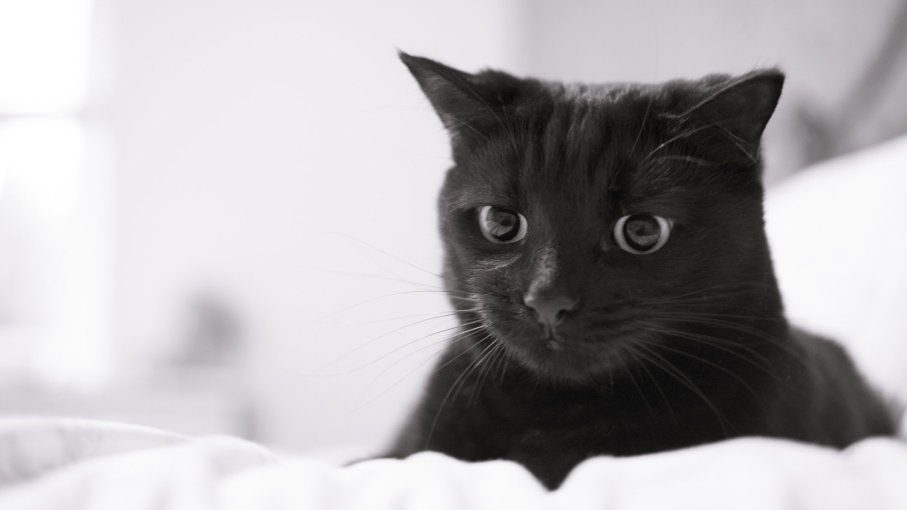
#> input picture 96131125_HW01/Images/Pepper.jpg, 907 x 510 px, found by its file name
$ python problem-5.py
#> lines starting #> are read from the running program, lines starting #| are printed output that depends on the picture
import numpy as np
import cv2 as cv
import matplotlib.pyplot as plt
from skimage.util import random_noise

# path of images
img_path = '.\\Images\\Pepper.jpg'

# read image form file
img = cv.imread(filename=img_path, flags=cv.IMREAD_GRAYSCALE)
#> img: shape (510, 907); min 5, max 255, mean 173.4

# different standard deviations
powers = [0.03, 0.06, 0.1, 0.2, 0.3, 0.4, 0.5, 0.7]

# histograms
hists = []

# display image
fig = plt.figure(figsize=(10,10))
ax = plt.subplot(3, 3, 1)
ax.set_title("Input Image")
plt.imshow(img, cmap='gray')
plt.gca().axes.get_xaxis().set_visible(False)
plt.gca().axes.get_yaxis().set_visible(False)
# histogram
hists.append(cv.calcHist([img], [0], None, [256], [0, 256]))

for idx, power in enumerate(powers):
    # add salt and pepper noise
    new_img = random_noise(image=img, mode='s&p', amount =power)
    new_img = np.uint8(new_img * 255)
    ax = plt.subplot(3, 3, idx+2)
    ax.set_title("Power ({})".format(powers[idx]))
    plt.imshow(new_img, cmap='gray')
    plt.gca().axes.get_xaxis().set_visible(False)
    plt.gca().axes.get_yaxis().set_visible(False)
    # histogram
    #print(new_img)
    hists.append(cv.calcHist([new_img], [0], None, [256], [0, 256]))
    cv.imwrite('.\\noisy_images\\sp-{}.jpg'.format(idx), new_img)
#> this loop made 8 passes
#> pass 1, `new_img = random_noise(image=img, mode='s&p', amount =power)`:
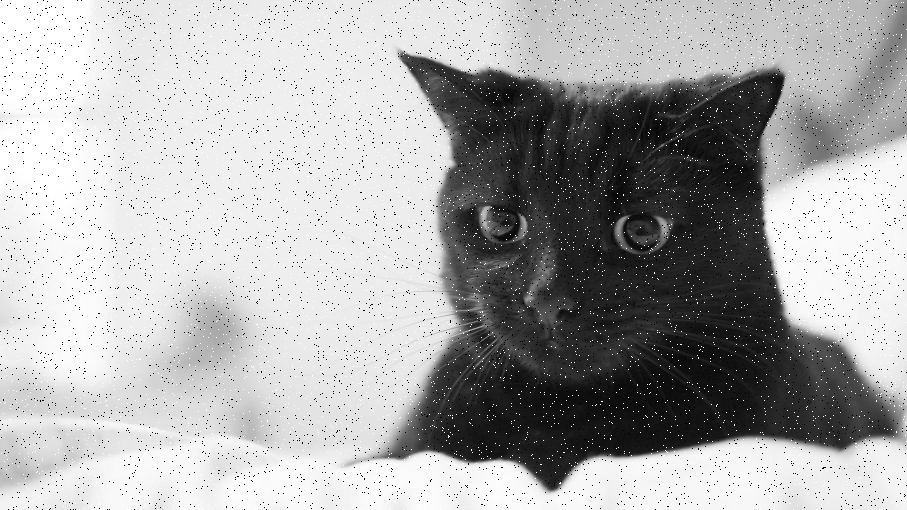
#> new_img: shape (510, 907) float64; min 0, max 1, mean 0.675
#> pass 2, `new_img = random_noise(image=img, mode='s&p', amount =power)`:
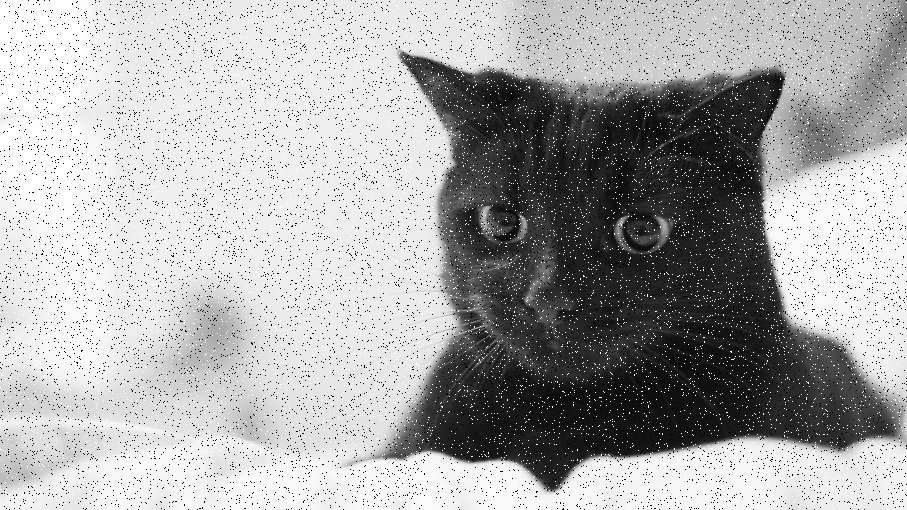
#> new_img: shape (510, 907) float64; min 0, max 1, mean 0.669
#> after the loop, hists = 9 items


# plot histograms
fig = plt.figure(figsize=(10, 10))
for idx, hist in enumerate(hists):
    ax = plt.subplot(3, 3, idx + 1)
    if idx != 0:
        ax.set_title("Power ({})".format(powers[idx-1]))
    else:
        ax.set_title("Input")
    plt.plot(hist)
#> this loop made 9 passes
    #plt.gca().axes.get_xaxis().set_visible(False)
    #plt.gca().axes.get_yaxis().set_visible(False)

plt.show()
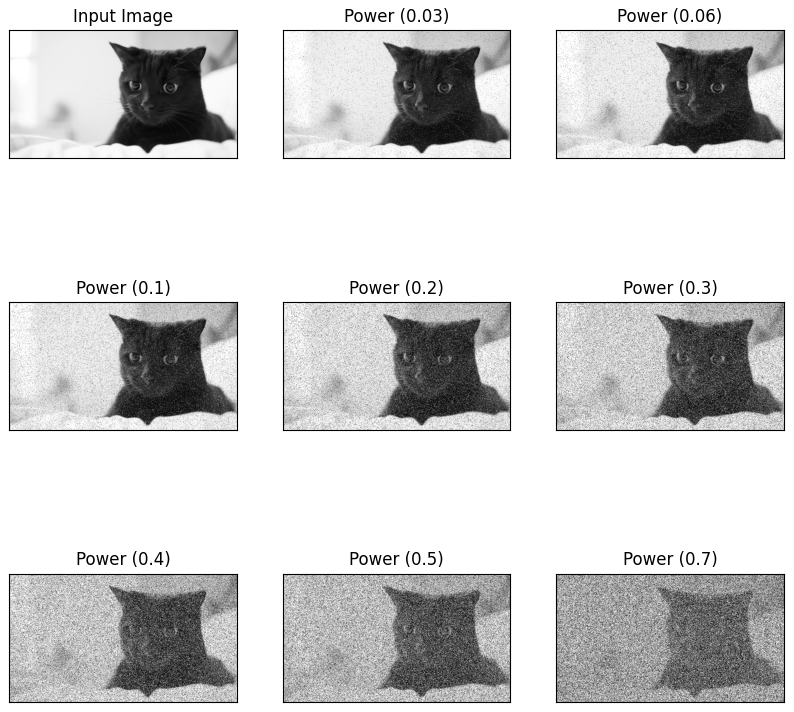
#> figure drawn by matplotlib, 9 panels
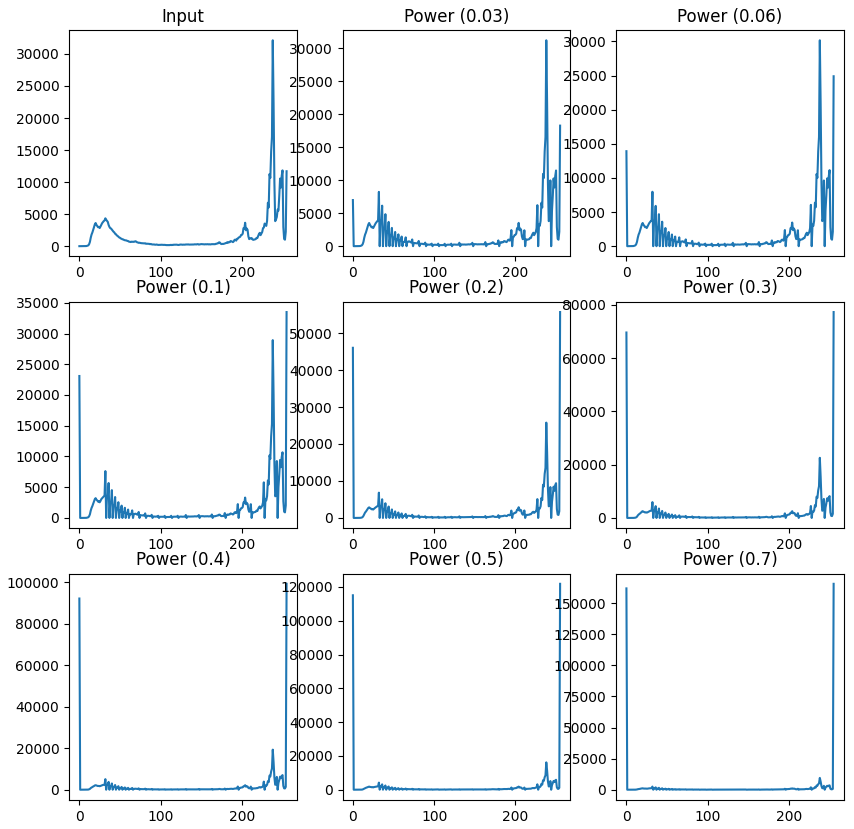
#> figure drawn by matplotlib, 9 panels; panel 1: curve peaks at x = 238, y = 32126; panel 2: curve peaks at x = 238, y = 31175; panel 3: curve peaks at x = 238, y = 30174; panel 4: curve peaks at x = 255, y = 33490

$ run again, with 96131125_HW01/Images/Cont1.jpg copied over 96131125_HW01/Images/Pepper.jpg
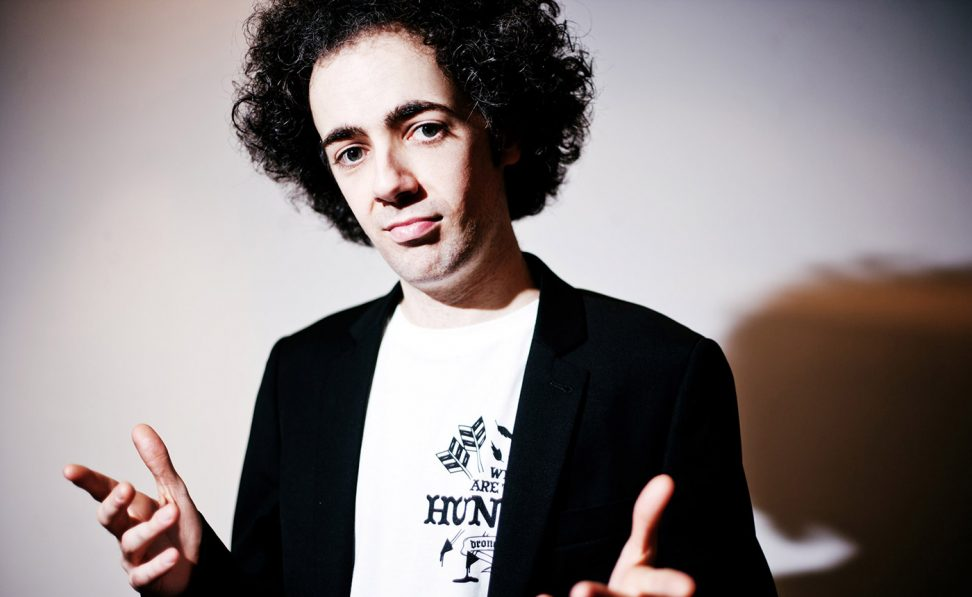
#> input picture 96131125_HW01/Images/Cont1.jpg, 972 x 597 px, found by its file name
#> `img = cv.imread(filename=img_path, flags=cv.IMREAD_GRAYSCALE)`:
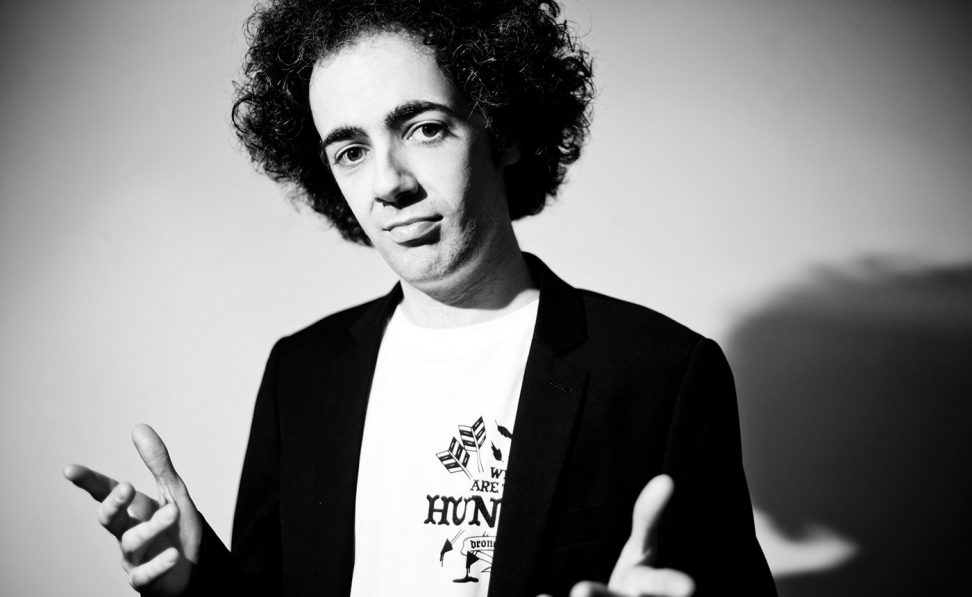
#> img: shape (597, 972); min 0, max 255, mean 126.1
#> the loop `for idx, power in enumerate(powers):` made 8 passes
#> pass 2, `new_img = random_noise(image=img, mode='s&p', amount =power)`:
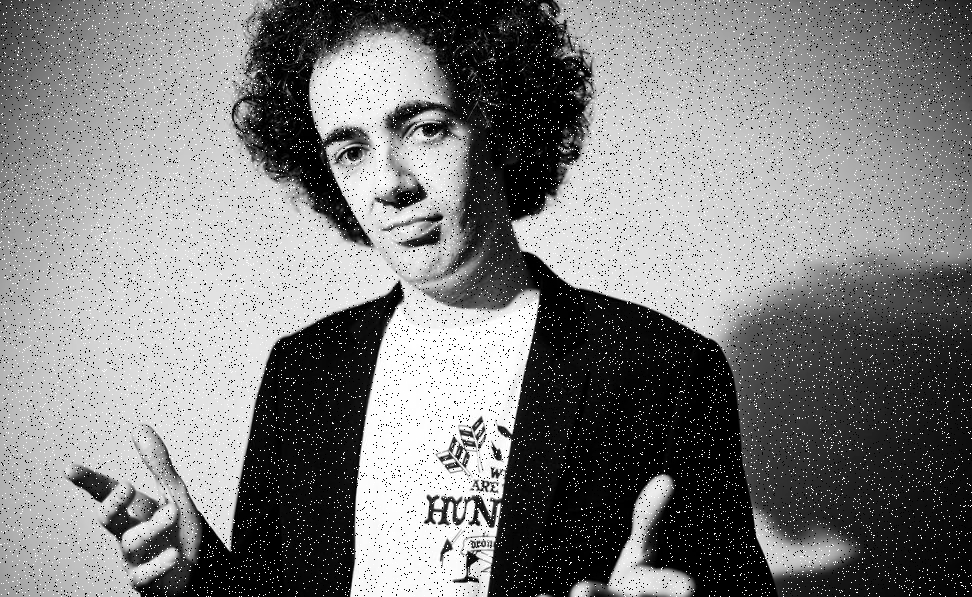
#> new_img: shape (597, 972) float64; min 0, max 1, mean 0.495
#> after the loop `for idx, power in enumerate(powers):`: hists = 9 items
#> the loop `for idx, hist in enumerate(hists):` made 9 passes
